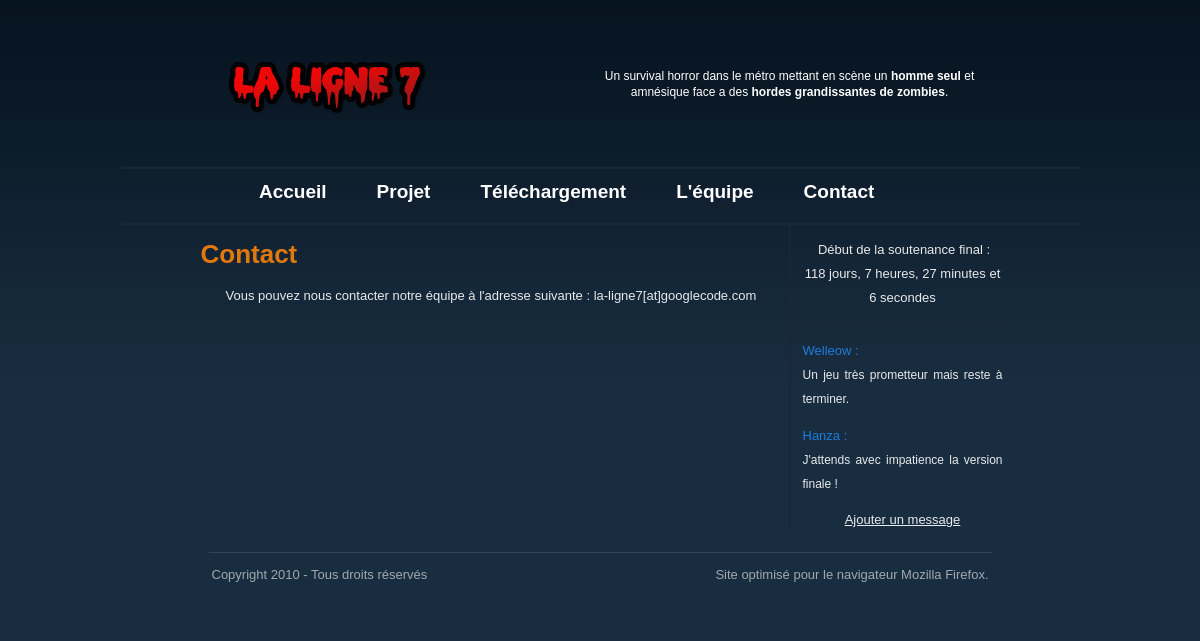
The page /contact.php on the database its author committed.
### tables this page shows
CREATE TABLE IF NOT EXISTS `message` (
  `id` int(11) unsigned NOT NULL AUTO_INCREMENT,
  `pseudo` varchar(30) NOT NULL,
  `message` varchar(255) NOT NULL,
  `valide` set('oui','non','attente') NOT NULL DEFAULT 'attente',
  KEY `id` (`id`)
);

### include/include.php (the view, shortened to what this page needs)
<?php
function tempsRestant ($heure, $minute, $seconde, $mois, $jour, $annee) {
    $timestampRestant = mktime($heure, $minute, $seconde, $mois, $jour, $annee) - time();
    $diffJour = floor($timestampRestant/60/60/24);
    $timestampRestant -= $diffJour*60*60*24;
    $diffHeure = floor($timestampRestant/60/60);
    $timestampRestant -= $diffHeure*60*60;
    $diffMinute = floor($timestampRestant/60);
    $timestampRestant -= $diffMinute*60;
    $diffSeconde = $timestampRestant;
    if ($diffJour >= 0 AND $diffHeure >= 0 AND $diffMinute >= 0 AND $diffSeconde >=0 ) {
        $dateJour = isPluriel($diffJour, "jour", "jours");
        $dateHeure = isPluriel($diffHeure, "heure", "heures");
        $dateMinute = isPluriel($diffMinute, "minute", "minutes");
        $dateSeconde = isPluriel($diffSeconde, "seconde", "secondes");
        return ($diffJour.' '.$dateJour.', '.$diffHeure.' '.$dateHeure.', '.$diffMinute.' '.$dateMinute.' et '.$diffSeconde.' '.$dateSeconde);
    }else{
        return ("C'est parti pour la dernière soutenance");
    }
}
function isPluriel ($int, $singulier, $pluriel) {
    if ($int <= 1) {
        return $singulier;
    }else{
        return $pluriel;
    }
}
function getDedicace () {
    $sql = "SELECT pseudo, message FROM message WHERE valide=\"oui\" ORDER BY RAND() LIMIT 2";
    $req = mysql_query($sql);
    $return = "";
    while ($row = mysql_fetch_array($req)) {
        $return .= '<p class="pseudo">'.utf8_encode(strip_tags($row['pseudo'])).' :</p>';
        $return .= '<p class="message">'.utf8_encode(strip_tags($row['message'])).'</p>';
    }
    $return .= '<a href="add-message.php">Ajouter un message</a>';
    return $return;
}
$miseHTML['header'] = '<!DOCTYPE html PUBLIC "-//W3C//DTD XHTML 1.0 Strict//EN" "http://www.w3.org/TR/xhtml1/DTD/xhtml1-strict.dtd">
<html xmlns="http://www.w3.org/1999/xhtml" xml:lang="fr">
  <head>
    <title>La Ligne 7, jeu gratuit de survival horror par la team RETP</title>
    <meta http-equiv="content-type" content="text/html; charset=utf-8" />
    <meta name="description" content="Survival horror gratuit dans le métro mettant en scène un homme seul et amnésique face a des hordes grandissantes de zombies. Projet Epita par la team Les Rats Envahissent Tout Paris" />
    <link rel="stylesheet" media="screen" type="text/css" title="design" href="css/design.css" />
    <script type="text/javascript" src="lib/jquery.js"></script>
    <script type="text/javascript" src="js/index.js"></script>
  </head>
  <body>
  <div id="container">
      <div id="header">
          <div id="pres">
	           <p>Un survival horror dans le métro mettant en scène un <b>homme seul</b> et amnésique face a des <b>hordes grandissantes de zombies</b>.</p>
          </div>
      </div>
      <div id="menu">
          <ul>
              <li><a href="index.php">Accueil</a></li>
              <li><a href="project.php">Projet</a></li>
              <li><a href="telechargement.php">Téléchargement</a></li>
              <li><a href="team.php">L\'équipe</a></li>
              <li><a href="contact.php">Contact</a></li>
          </ul>
      </div>
      <div id="milieu">
          <div id="contenu">';
$miseHTML['footer'] = '</div>
          <div id="coldroite">
              <p class="date">Début de la soutenance final : <br />
              <span class="hasCountdown">'.tempsRestant(0, 0, 0, 6, 20, 2011).'</span>
              '.getDedicace().'
          </div>
          <div class="clear">
          </div>
      </div>
      <div id="footer">
          <div id="gauche">
              <p>Copyright 2010 - Tous droits réservés</p>
          </div>
          <div id="droite">
              <p>Site optimisé pour le navigateur Mozilla Firefox.</p>
          </div>
      </div>
  </div>
  </body>
</html>';
?>

### css/design.css (style rules this page uses)
body { padding: 0; font-family: Arial, Helvetica, sans-serif; font-size: 13px; line-height:24px; color: #e8eaeb; text-align: center; background-color: #192d40; background-image: url(../images/bg.jpg); background-repeat: repeat-x; }
#container { width: 959px; margin: 0px auto; padding: 0; }
#header { height: 130px; margin-top: 25px; margin-left: 80px; padding-bottom: 12px; background-image: url(../images/logo.png); background-repeat: no-repeat; }
#pres { height: 75px; width: 430px; padding-left: 374px; padding-top: 31px; }
#pres p { font-size: 12px; color: white; line-height: 16px; }
#menu { border-style: solid; border-color: #1a2735; border-width: 2px; border-right: none; border-left: none; padding: 7px 0; height: 40px; }
#menu ul { margin-left: auto; margin-right: auto; margin-top: 0; margin-bottom: 0; padding: 0; list-style: none; width: 732px; display: block; }
#menu ul li { float: left; display: inline; margin: 0; padding: 0; }
#menu ul li a { font-size: 19px; font-weight: bold; color: #ffffff; text-decoration: none; line-height: 18px; display: block; float: left; padding: 7px 25px; outline-style: none; }
#milieu { height: auto; margin-bottom: 20px; }
#contenu { float: left; margin-left: 80px; width: 570px; text-align: left; }
#contenu a, #contenu a:visited, #coldroite a, #coldroite a:visited { color: #E8EAEB; outline-style: none; }
#contenu p, #coldroite p { text-indent: 25px; }
#coldroite { float: right; margin-right: 77px; width: 200px; border-style: solid; border-color: #1a2735; border-width: 2px; border-top: none; border-bottom: none; border-right: none; padding-left: 12px; }
#coldroite p.date { text-indent: 3px; border-style: solid; border-color: #1a2735; border-width: 2px; border-right: none; border-left: none; border-top: none; padding-bottom: 14px; }
#coldroite p.pseudo { text-indent: 0; text-align: left; color: #1E7DDD; margin-bottom: 0px; }
#coldroite p.message { text-indent: 0; text-align: justify; font-size: 12px; margin-top: 0px; }
#footer { width: 777px; height: 40px; margin-left: auto; margin-right: auto; border-top: 1px solid #324455; padding: 10px 3px; color: #a0a9b0; text-align: left; }
#footer div#gauche { float: left; }
#footer div#droite { float: right; }
#footer p { margin: 0; }

### rows shown on the page
message: pseudo "Welleow", message "Un jeu très prometteur mais reste à terminer."
message: pseudo "Hanza", message "J'attends avec impatience la version finale !"

### other values the page prints
tempsRestant(0, 0, 0, 6, 20, 2011) "118 jours, 7 heures, 27 minutes et 6 secondes"
